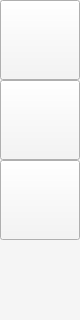
           <widget class="QWidget" name="sidebar" native="true">
            <property name="maximumSize">
             <size>
              <width>80</width>
              <height>16777215</height>
             </size>
            </property>
            <property name="styleSheet">
             <string notr="true">#sibar {
	background-color: rgb(243, 108, 37);
}
</string>
            </property>
            <layout class="QHBoxLayout" name="horizontalLayout">
             <property name="spacing">
              <number>0</number>
             </property>
             <property name="leftMargin">
              <number>0</number>
             </property>
             <property name="topMargin">
              <number>0</number>
             </property>
             <property name="rightMargin">
              <number>0</number>
             </property>
             <property name="bottomMargin">
              <number>0</number>
             </property>
             <item>
              <widget class="QWidget" name="sidebar_menu" native="true">
               <property name="minimumSize">
                <size>
                 <width>80</width>
                 <height>0</height>
                </size>
               </property>
               <property name="maximumSize">
                <size>
                 <width>80</width>
                 <height>16777215</height>
                </size>
               </property>
               <property name="styleSheet">
                <string notr="true">background-color: #f5f5f5;</string>
               </property>
               <layout class="QVBoxLayout" name="verticalLayout_2">
                <property name="spacing">
                 <number>0</number>
                </property>
                <property name="leftMargin">
                 <number>0</number>
                </property>
                <property name="topMargin">
                 <number>0</number>
                </property>
                <property name="rightMargin">
                 <number>0</number>
                </property>
                <property name="bottomMargin">
                 <number>0</number>
                </property>
                <item alignment="Qt::AlignTop">
                 <widget class="QWidget" name="sidebar_menu_content" native="true">
                  <layout class="QVBoxLayout" name="verticalLayout_3">
                   <property name="spacing">
                    <number>0</number>
                   </property>
                   <property name="leftMargin">
                    <number>0</number>
                   </property>
                   <property name="topMargin">
                    <number>0</number>
                   </property>
                   <property name="rightMargin">
                    <number>0</number>
                   </property>
                   <property name="bottomMargin">
                    <number>0</number>
                   </property>
                   <item>
                    <widget class="QPushButton" name="chat_link">
                     <property name="minimumSize">
                      <size>
                       <width>80</width>
                       <height>80</height>
                      </size>
                     </property>
                     <property name="maximumSize">
                      <size>
                       <width>80</width>
                       <height>80</height>
                      </size>
                     </property>
                     <property name="cursor">
                      <cursorShape>PointingHandCursor</cursorShape>
                     </property>
                     <property name="text">
                      <string/>
                     </property>
                     <property name="icon">
                      <iconset resource="../../resources/resource.qrc">
                       <normaloff>:/icon/icon/icon-messages-active.png</normaloff>:/icon/icon/icon-messages-active.png</iconset>
                     </property>
                     <property name="iconSize">
                      <size>
                       <width>32</width>
                       <height>32</height>
                      </size>
                     </property>
                    </widget>
                   </item>
                   <item>
                    <widget class="QPushButton" name="member_link">
                     <property name="minimumSize">
                      <size>
                       <width>80</width>
                       <height>80</height>
                      </size>
                     </property>
                     <property name="maximumSize">
                      <size>
                       <width>80</width>
                       <height>80</height>
                      </size>
                     </property>
                     <property name="cursor">
                      <cursorShape>PointingHandCursor</cursorShape>
                     </property>
                     <property name="text">
                      <string/>
                     </property>
                     <property name="icon">
                      <iconset resource="../../resources/resource.qrc">
                       <normaloff>:/icon/icon/icons8-member-active.png</normaloff>:/icon/icon/icons8-member-active.png</iconset>
                     </property>
                     <property name="iconSize">
                      <size>
                       <width>32</width>
                       <height>32</height>
                      </size>
                     </property>
                    </widget>
                   </item>
                   <item>
                    <widget class="QPushButton" name="todo_list_link">
                     <property name="minimumSize">
                      <size>
                       <width>80</width>
                       <height>80</height>
                      </size>
                     </property>
                     <property name="maximumSize">
                      <size>
                       <width>80</width>
                       <height>80</height>
                      </size>
                     </property>
                     <property name="cursor">
                      <cursorShape>PointingHandCursor</cursorShape>
                     </property>
                     <property name="text">
                      <string/>
                     </property>
                     <property name="icon">
                      <iconset resource="../../resources/resource.qrc">
                       <normaloff>:/icon/icon/icon-todo-list-active.png</normaloff>:/icon/icon/icon-todo-list-active.png</iconset>
                     </property>
                     <property name="iconSize">
                      <size>
                       <width>32</width>
                       <height>32</height>
                      </size>
                     </property>
                    </widget>
                   </item>
                  </layout>
                 </widget>
                </item>
                <item>
                 <widget class="QPushButton" name="user_btn">
                  <property name="minimumSize">
                   <size>
                    <width>80</width>
                    <height>80</height>
                   </size>
                  </property>
                  <property name="maximumSize">
                   <size>
                    <width>80</width>
                    <height>80</height>
                   </size>
                  </property>
                  <property name="cursor">
                   <cursorShape>PointingHandCursor</cursorShape>
                  </property>
                  <property name="styleSheet">
                   <string notr="true">
border-radius:40px
</string>
                  </property>
                  <property name="text">
                   <string/>
                  </property>
                  <property name="icon">
                   <iconset resource="../../resources/resource.qrc">
                    <normaloff>:/image/image/avt-df.png</normaloff>:/image/image/avt-df.png</iconset>
                  </property>
                  <property name="iconSize">
                   <size>
                    <width>44</width>
                    <height>44</height>
                   </size>
                  </property>
                 </widget>
                </item>
               </layout>
              </widget>
             </item>
            </layout>
           </widget>
